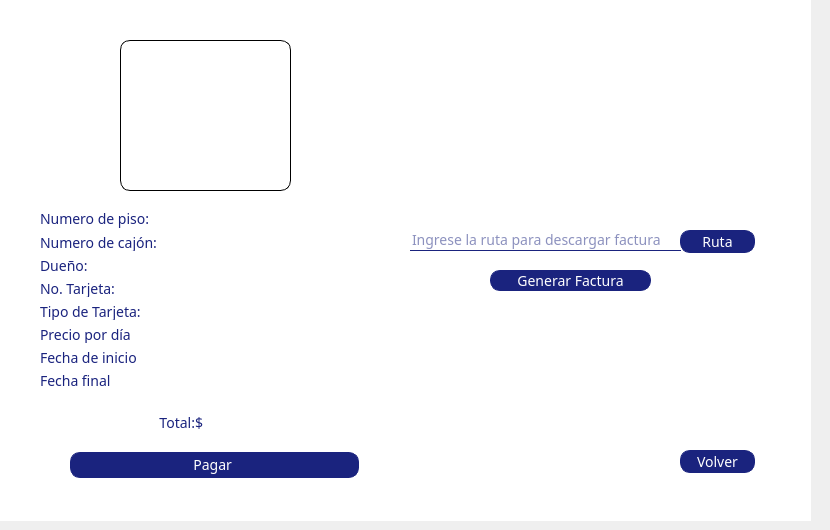
    <widget class="QWidget" name="infPremium">
     <widget class="QGroupBox" name="groupBox_33">
      <property name="geometry">
       <rect>
        <x>-10</x>
        <y>0</y>
        <width>821</width>
        <height>521</height>
       </rect>
      </property>
      <property name="styleSheet">
       <string notr="true">*{
background-color: transparent;
border: none;
font-family: rubik;
}


QGroupBox{
background-color:white;
border: none;

}

QLineEdit{
color: #1a237e;
border-bottom: 1px solid #1a237e;
border-color: #1a237e;
font-size:14px;
}

QLabel{
color:#1a237e;
background-color: transparent;
font-size:14px

}

QPushButton{
color: white;
background-color: #1a237e;
font-size:14px;
border: 1px solid #1a237e;
border-radius: 10px; 
padding: 2px 4px;
}


</string>
      </property>
      <property name="title">
       <string/>
      </property>
      <widget class="QWidget" name="gridLayoutWidget_6">
       <property name="geometry">
        <rect>
         <x>50</x>
         <y>210</y>
         <width>331</width>
         <height>179</height>
        </rect>
       </property>
       <layout class="QGridLayout" name="gridLayout_6">
        <item row="4" column="0">
         <widget class="QLabel" name="label_70">
          <property name="text">
           <string>Tipo de Tarjeta:</string>
          </property>
         </widget>
        </item>
        <item row="2" column="0">
         <widget class="QLabel" name="label_71">
          <property name="text">
           <string>Dueño:</string>
          </property>
         </widget>
        </item>
        <item row="6" column="0">
         <widget class="QLabel" name="label_73">
          <property name="text">
           <string>Fecha de inicio</string>
          </property>
         </widget>
        </item>
        <item row="3" column="1">
         <widget class="QLabel" name="no_Tarjeta_3">
          <property name="text">
           <string/>
          </property>
         </widget>
        </item>
        <item row="5" column="1">
         <widget class="QLabel" name="precioxd">
          <property name="text">
           <string/>
          </property>
         </widget>
        </item>
        <item row="1" column="0">
         <widget class="QLabel" name="label_74">
          <property name="text">
           <string>Numero de cajón:</string>
          </property>
         </widget>
        </item>
        <item row="0" column="0">
         <widget class="QLabel" name="label_75">
          <property name="text">
           <string>Numero de piso:</string>
          </property>
         </widget>
        </item>
        <item row="4" column="1">
         <widget class="QLabel" name="Tipo_3">
          <property name="text">
           <string/>
          </property>
         </widget>
        </item>
        <item row="1" column="1">
         <widget class="QLabel" name="Cajon_3">
          <property name="text">
           <string/>
          </property>
         </widget>
        </item>
        <item row="0" column="1">
         <widget class="QLabel" name="Piso_3">
          <property name="text">
           <string/>
          </property>
         </widget>
        </item>
        <item row="2" column="1">
         <widget class="QLabel" name="Dueno_4">
          <property name="text">
           <string/>
          </property>
         </widget>
        </item>
        <item row="3" column="0">
         <widget class="QLabel" name="label_76">
          <property name="text">
           <string>No. Tarjeta:</string>
          </property>
         </widget>
        </item>
        <item row="7" column="0">
         <widget class="QLabel" name="label_77">
          <property name="text">
           <string>Fecha final</string>
          </property>
         </widget>
        </item>
        <item row="6" column="1">
         <widget class="QLabel" name="Entrada_3">
          <property name="text">
           <string/>
          </property>
         </widget>
        </item>
        <item row="7" column="1">
         <widget class="QLabel" name="Salida_3">
          <property name="text">
           <string/>
          </property>
         </widget>
        </item>
        <item row="5" column="0">
         <widget class="QLabel" name="label_72">
          <property name="text">
           <string>Precio por día</string>
          </property>
         </widget>
        </item>
       </layout>
      </widget>
      <widget class="QLineEdit" name="ruta_5">
       <property name="geometry">
        <rect>
         <x>420</x>
         <y>230</y>
         <width>271</width>
         <height>21</height>
        </rect>
       </property>
       <property name="styleSheet">
        <string notr="true">background-color: rgb(255, 255, 255);</string>
       </property>
       <property name="placeholderText">
        <string>Ingrese la ruta para descargar factura</string>
       </property>
      </widget>
      <widget class="QPushButton" name="genera_3">
       <property name="geometry">
        <rect>
         <x>500</x>
         <y>270</y>
         <width>161</width>
         <height>21</height>
        </rect>
       </property>
       <property name="text">
        <string>Generar Factura</string>
       </property>
      </widget>
      <widget class="QPushButton" name="ruta_6">
       <property name="geometry">
        <rect>
         <x>690</x>
         <y>230</y>
         <width>75</width>
         <height>23</height>
        </rect>
       </property>
       <property name="text">
        <string>Ruta</string>
       </property>
      </widget>
      <widget class="QLabel" name="fotouser_7">
       <property name="geometry">
        <rect>
         <x>130</x>
         <y>40</y>
         <width>171</width>
         <height>151</height>
        </rect>
       </property>
       <property name="styleSheet">
        <string notr="true">border: 1px solid black;
border-radius:10px;</string>
       </property>
       <property name="text">
        <string/>
       </property>
      </widget>
      <widget class="QWidget" name="layoutWidget_3">
       <property name="geometry">
        <rect>
         <x>50</x>
         <y>410</y>
         <width>331</width>
         <height>26</height>
        </rect>
       </property>
       <layout class="QHBoxLayout" name="horizontalLayout_3">
        <item>
         <widget class="QLabel" name="label_79">
          <property name="text">
           <string>Total:$</string>
          </property>
          <property name="alignment">
           <set>Qt::AlignRight|Qt::AlignTrailing|Qt::AlignVCenter</set>
          </property>
         </widget>
        </item>
        <item>
         <widget class="QLabel" name="lMonto_3">
          <property name="text">
           <string/>
          </property>
         </widget>
        </item>
       </layout>
      </widget>
      <widget class="QLabel" name="fecha_5">
       <property name="geometry">
        <rect>
         <x>440</x>
         <y>30</y>
         <width>271</width>
         <height>21</height>
        </rect>
       </property>
       <property name="text">
        <string/>
       </property>
      </widget>
      <widget class="QWidget" name="gridLayoutWidget_7">
       <property name="geometry">
        <rect>
         <x>80</x>
         <y>450</y>
         <width>289</width>
         <height>31</height>
        </rect>
       </property>
       <layout class="QGridLayout" name="gridLayout_7">
        <item row="0" column="0">
         <widget class="QPushButton" name="Pagar_3">
          <property name="text">
           <string>Pagar </string>
          </property>
         </widget>
        </item>
       </layout>
      </widget>
      <widget class="QPushButton" name="volverP">
       <property name="geometry">
        <rect>
         <x>690</x>
         <y>450</y>
         <width>75</width>
         <height>23</height>
        </rect>
       </property>
       <property name="text">
        <string>Volver</string>
       </property>
      </widget>
     </widget>
    </widget>
